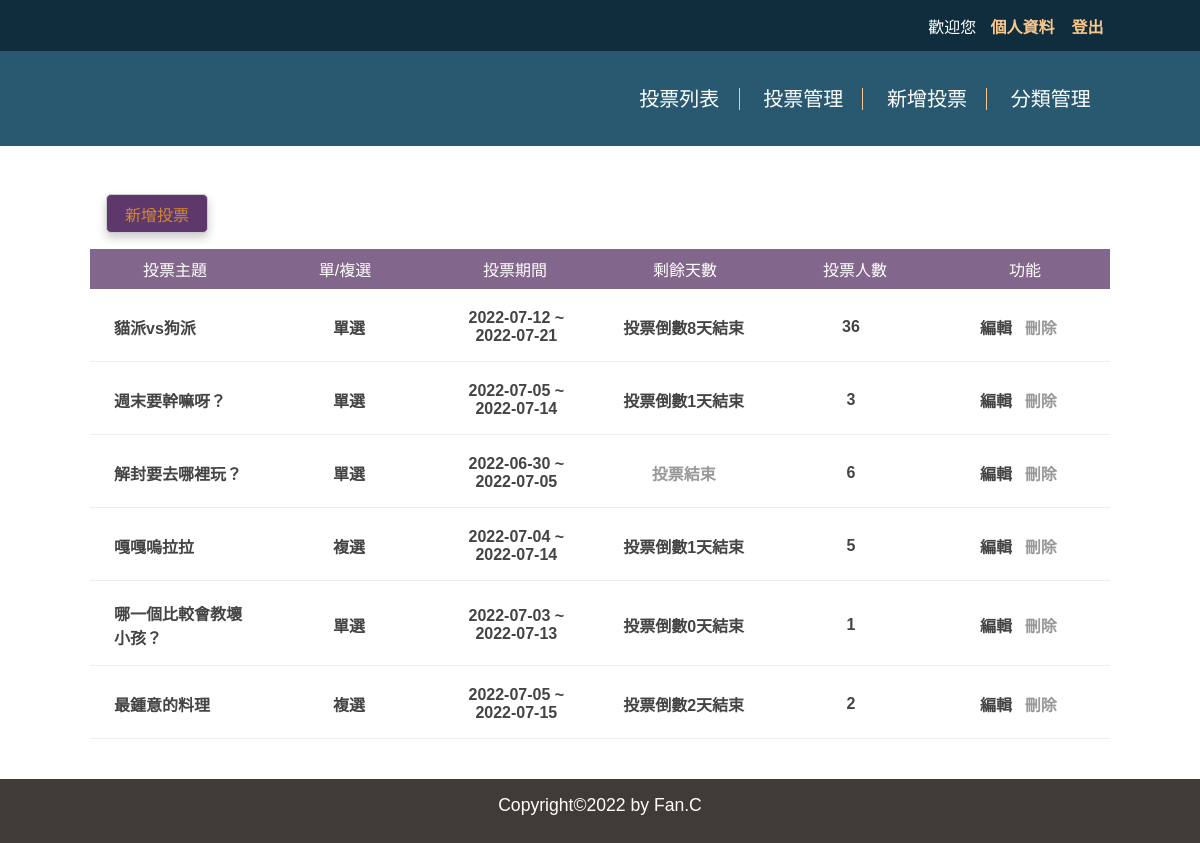
The app's page /admin.php with its own data.
### tables this page shows
CREATE TABLE `subjects` (
  `id` int(11) UNSIGNED NOT NULL COMMENT '序號',
  `subject` varchar(128) NOT NULL COMMENT '主題描述',
  `type_id` int(11) UNSIGNED NOT NULL,
  `multiple` tinyint(1) NOT NULL DEFAULT 0 COMMENT '單/複選',
  `multi_limit` tinyint(2) NOT NULL DEFAULT 1 COMMENT '單/複選項目數',
  `start` date NOT NULL,
  `end` date NOT NULL,
  `total` int(11) UNSIGNED NOT NULL DEFAULT 0
);

### api/base.php (called while the page is built, shortened)
<?php
function pdo()
{
    $dsn = "mysql:host=localhost;charset=utf8;dbname=vote";
    return new PDO($dsn, 'root', '');
}
function all($table, ...$arg)
{
    $pdo = pdo();
    $sql = "SELECT * FROM $table ";
    return $pdo->query($sql)->fetchAll(PDO::FETCH_ASSOC);
}

### admin.php (the view, shortened to what this page needs)
<?php
include "./api/base.php";
?>
<!DOCTYPE html>
<html lang="en">
<head>
    <link rel="stylesheet" href="./css/basic.css">
    <link rel="stylesheet" href="./css/admin.css">
</head>
<body>
    <div id="header">
        <?php
        include "./layout/admin_header.php";
        ?>
    </div>
    <div id="container">
        <?php
        if (isset($file) && file_exists(($file))) {
            include $file;
        } else {
        ?>
            <button class="btn" onclick="location.href='?do=add_vote'">新增投票</button>
            <div>
                <ul>
                    <li class="list-header">
                        <div>投票主題</div>
                        <div>單/複選</div>
                        <div>投票期間</div>
                        <div>剩餘天數</div>
                        <div>投票人數</div>
                        <div>功能</div>
                    </li>
                    <?php
                    $subjects = all('subjects');
                    foreach ($subjects as $subject) {
                        echo "<li class='list-items'>";
                        echo "<div>{$subject['subject']}</div>";
                        if($subject['multiple']==0){
                            echo "<div class='text-center'>單選</div>";
                        }else{
                            echo "<div class='text-center'>複選</div>";
                        }
                        echo "<div class='text-center'>";
                        echo $subject['start']." ~ ".$subject['end'];
                        echo "</div>";
                        echo "<div class='text-center'>";
                             $today=strtotime("now");
                             $end=strtotime($subject['end']);
                             if(($end-$today)>0){
                                $remain=floor(($end-$today)/(60*60*24));
                                echo "投票倒數".$remain."天結束";
                             }else{
                                echo "<span style='color:#999'>投票結束</span>";
                             }
                        echo "</div>";
                        echo "<div class='text-center'>{$subject['total']}</div>";
                        echo "<div class='text-center'>";
                        echo "<a class='edit' href='?do=edit&id={$subject['id']}'>編輯</a>";
                        echo "<a class='dele' href='?do=dele&id={$subject['id']}'>刪除</a>";
                        echo "</div>";
                        echo "</li>";
                    }
                    ?>
                </ul>
            </div>
        <?php
        }
        ?>
    </div>
    <div>
        <?php
        include "./layout/footer.php";
        ?>
    </div>
</body>
</html>

### css/basic.css (style rules this page uses)
* { margin: 0; padding: 0; list-style-type: none; box-sizing: border-box; font-family: Arial, Helvetica, sans-serif; }
html, body { height: 100%; margin: 0; }
body { display: flex; flex-direction: column; }
#header { width: 100%; height: 150px; top: 0px; z-index: 1030; }
#container { left: 15%; width: 85%; min-width: 1000px; margin: 1.5rem auto ; flex-grow: 1; }
.text-center { text-align: center; }

### css/admin.css (style rules this page uses)
ul { margin: 1rem 0 1rem 0; }
.list-header { display: flex; justify-content: space-evenly; text-align: center; }
.list-header div { width: calc(100% / 6); padding: 0.5rem 1rem; background-color: #83668b; color: #FFFFFF; }
.list-items { display: flex; justify-content: space-evenly; align-items: center; padding: 0.5rem; margin: 0.25rem 0; border-bottom: 1px solid #eee; font-weight: bold; font-size: 1rem; }
.list-items div { width: calc(100% / 6); padding: 0.5rem 1rem; color: #444; }
.edit { margin: 0.2rem 0.2rem; color: #444; text-decoration: none; padding: .15rem .3rem; margin: 0 .1rem; }
.dele { margin: 0.2rem 0.2rem; color: #999; text-decoration: none; padding: .15rem .3rem; margin: 0 .1rem; }
.btn { outline: 0; background: #5f386b; width: 10%; border: 0; padding: 0.4rem 0.4rem; color: #f9c78b; color: #ce8933; font-size: 16px; cursor: pointer; font-weight: 400; margin: 1.5rem 1rem 0 1rem; display: inline-block; border: 1px solid #ccc; border-radius: 5px; box-shadow: 0 5px 10px #ccc; }

### records on screen
subjects: subject "貓派vs狗派", multiple "單選", start "2022-07-12", end "2022-07-21", total "36"
subjects: subject "週末要幹嘛呀？", multiple "單選", start "2022-07-05", end "2022-07-14", total "3"
subjects: subject "解封要去哪裡玩？", multiple "單選", start "2022-06-30", end "2022-07-05", shows "投票結束", total "6"
subjects: subject "嘎嘎嗚拉拉", multiple "複選", start "2022-07-04", end "2022-07-14", total "5"
subjects: subject "哪一個比較會教壞小孩？", multiple "單選", start "2022-07-03", end "2022-07-13", total "1"
subjects: subject "最鍾意的料理", multiple "複選", start "2022-07-05", end "2022-07-15", total "2"
